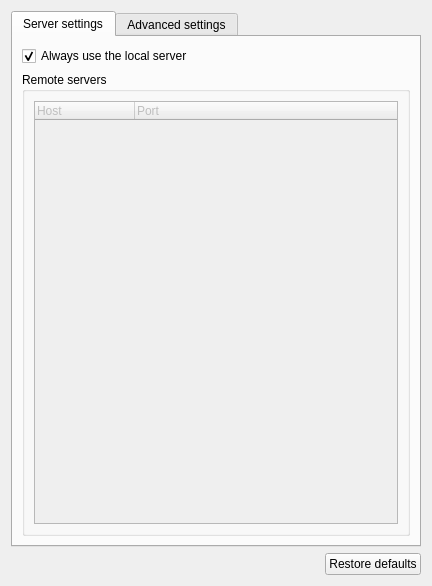
<?xml version="1.0" encoding="UTF-8"?>
<ui version="4.0">
 <class>QemuPreferencesPageWidget</class>
 <widget class="QWidget" name="QemuPreferencesPageWidget">
  <property name="geometry">
   <rect>
    <x>0</x>
    <y>0</y>
    <width>432</width>
    <height>586</height>
   </rect>
  </property>
  <property name="windowTitle">
   <string>QEMU</string>
  </property>
  <layout class="QVBoxLayout" name="verticalLayout">
   <item>
    <widget class="QTabWidget" name="uiTabWidget">
     <property name="contextMenuPolicy">
      <enum>Qt::CustomContextMenu</enum>
     </property>
     <property name="currentIndex">
      <number>0</number>
     </property>
     <widget class="QWidget" name="uiServerSettingsTabWidget">
      <attribute name="title">
       <string>Server settings</string>
      </attribute>
      <layout class="QVBoxLayout" name="verticalLayout_3">
       <item>
        <widget class="QCheckBox" name="uiUseLocalServercheckBox">
         <property name="text">
          <string>Always use the local server</string>
         </property>
         <property name="checked">
          <bool>true</bool>
         </property>
        </widget>
       </item>
       <item>
        <widget class="QGroupBox" name="uiRemoteServersGroupBox">
         <property name="title">
          <string>Remote servers</string>
         </property>
         <layout class="QHBoxLayout" name="horizontalLayout_11">
          <item>
           <widget class="QTreeWidget" name="uiRemoteServersTreeWidget">
            <property name="enabled">
             <bool>false</bool>
            </property>
            <property name="selectionMode">
             <enum>QAbstractItemView::NoSelection</enum>
            </property>
            <column>
             <property name="text">
              <string>Host</string>
             </property>
            </column>
            <column>
             <property name="text">
              <string>Port</string>
             </property>
            </column>
           </widget>
          </item>
         </layout>
        </widget>
       </item>
      </layout>
     </widget>
     <widget class="QWidget" name="uiAdvancedSettingsTabWidget">
      <attribute name="title">
       <string>Advanced settings</string>
      </attribute>
      <layout class="QGridLayout" name="gridLayout_2">
       <item row="0" column="0" colspan="2">
        <widget class="QGroupBox" name="uiConsolePortRangeGroupBox">
         <property name="title">
          <string>Console port range</string>
         </property>
         <layout class="QHBoxLayout" name="horizontalLayout">
          <item>
           <widget class="QSpinBox" name="uiConsoleStartPortSpinBox">
            <property name="suffix">
             <string notr="true"> TCP</string>
            </property>
            <property name="minimum">
             <number>1</number>
            </property>
            <property name="maximum">
             <number>65535</number>
            </property>
            <property name="value">
             <number>1</number>
            </property>
           </widget>
          </item>
          <item>
           <widget class="QLabel" name="uiConsolePortRangeLabel">
            <property name="text">
             <string>to</string>
            </property>
           </widget>
          </item>
          <item>
           <widget class="QSpinBox" name="uiConsoleEndPortSpinBox">
            <property name="suffix">
             <string notr="true"> TCP</string>
            </property>
            <property name="minimum">
             <number>1</number>
            </property>
            <property name="maximum">
             <number>65535</number>
            </property>
            <property name="value">
             <number>1</number>
            </property>
           </widget>
          </item>
          <item>
           <spacer name="horizontalSpacer_3">
            <property name="orientation">
             <enum>Qt::Horizontal</enum>
            </property>
            <property name="sizeHint" stdset="0">
             <size>
              <width>40</width>
              <height>20</height>
             </size>
            </property>
           </spacer>
          </item>
         </layout>
        </widget>
       </item>
       <item row="1" column="0" colspan="2">
        <widget class="QGroupBox" name="uiMonitorPortRangeGroupBox">
         <property name="title">
          <string>Monitor port range</string>
         </property>
         <layout class="QHBoxLayout" name="horizontalLayout">
          <item>
           <widget class="QSpinBox" name="uiMonitorStartPortSpinBox">
            <property name="suffix">
             <string notr="true"> TCP</string>
            </property>
            <property name="minimum">
             <number>1</number>
            </property>
            <property name="maximum">
             <number>65535</number>
            </property>
            <property name="value">
             <number>1</number>
            </property>
           </widget>
          </item>
          <item>
           <widget class="QLabel" name="uiMonitorPortRangeLabel">
            <property name="text">
             <string>to</string>
            </property>
           </widget>
          </item>
          <item>
           <widget class="QSpinBox" name="uiMonitorEndPortSpinBox">
            <property name="suffix">
             <string notr="true"> TCP</string>
            </property>
            <property name="minimum">
             <number>1</number>
            </property>
            <property name="maximum">
             <number>65535</number>
            </property>
            <property name="value">
             <number>1</number>
            </property>
           </widget>
          </item>
          <item>
           <spacer name="horizontalSpacer_1">
            <property name="orientation">
             <enum>Qt::Horizontal</enum>
            </property>
            <property name="sizeHint" stdset="0">
             <size>
              <width>40</width>
              <height>20</height>
             </size>
            </property>
           </spacer>
          </item>
         </layout>
        </widget>
       </item>
       <item row="2" column="0" colspan="2">
        <widget class="QGroupBox" name="uiUDPPortRangeGroupBox">
         <property name="title">
          <string>UDP tunneling port range</string>
         </property>
         <layout class="QHBoxLayout" name="horizontalLayout_4">
          <item>
           <widget class="QSpinBox" name="uiUDPStartPortSpinBox">
            <property name="suffix">
             <string notr="true"> UDP</string>
            </property>
            <property name="minimum">
             <number>1</number>
            </property>
            <property name="maximum">
             <number>65535</number>
            </property>
            <property name="value">
             <number>1</number>
            </property>
           </widget>
          </item>
          <item>
           <widget class="QLabel" name="uiUDPPortRangeLabel">
            <property name="text">
             <string>to</string>
            </property>
           </widget>
          </item>
          <item>
           <widget class="QSpinBox" name="uiUDPEndPortSpinBox">
            <property name="suffix">
             <string notr="true"> UDP</string>
            </property>
            <property name="minimum">
             <number>1</number>
            </property>
            <property name="maximum">
             <number>65535</number>
            </property>
            <property name="value">
             <number>1</number>
            </property>
           </widget>
          </item>
          <item>
           <spacer name="horizontalSpacer_2">
            <property name="orientation">
             <enum>Qt::Horizontal</enum>
            </property>
            <property name="sizeHint" stdset="0">
             <size>
              <width>147</width>
              <height>20</height>
             </size>
            </property>
           </spacer>
          </item>
         </layout>
        </widget>
       </item>
       <item row="4" column="0">
        <spacer name="verticalSpacer">
         <property name="orientation">
          <enum>Qt::Vertical</enum>
         </property>
         <property name="sizeHint" stdset="0">
          <size>
           <width>20</width>
           <height>304</height>
          </size>
         </property>
        </spacer>
       </item>
      </layout>
     </widget>
    </widget>
   </item>
   <item>
    <layout class="QHBoxLayout" name="horizontalLayout_2">
     <item>
      <spacer name="horizontalSpacer">
       <property name="orientation">
        <enum>Qt::Horizontal</enum>
       </property>
       <property name="sizeHint" stdset="0">
        <size>
         <width>254</width>
         <height>20</height>
        </size>
       </property>
      </spacer>
     </item>
     <item>
      <widget class="QPushButton" name="uiRestoreDefaultsPushButton">
       <property name="text">
        <string>Restore defaults</string>
       </property>
      </widget>
     </item>
    </layout>
   </item>
  </layout>
 </widget>
 <resources/>
 <connections/>
 <designerdata>
  <property name="gridDeltaX">
   <number>10</number>
  </property>
  <property name="gridDeltaY">
   <number>10</number>
  </property>
  <property name="gridSnapX">
   <bool>true</bool>
  </property>
  <property name="gridSnapY">
   <bool>true</bool>
  </property>
  <property name="gridVisible">
   <bool>true</bool>
  </property>
 </designerdata>
</ui>
